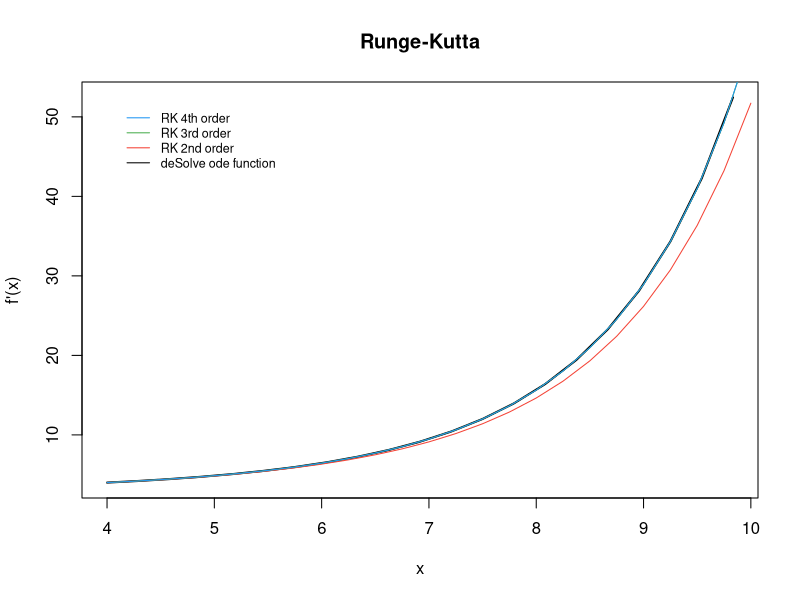
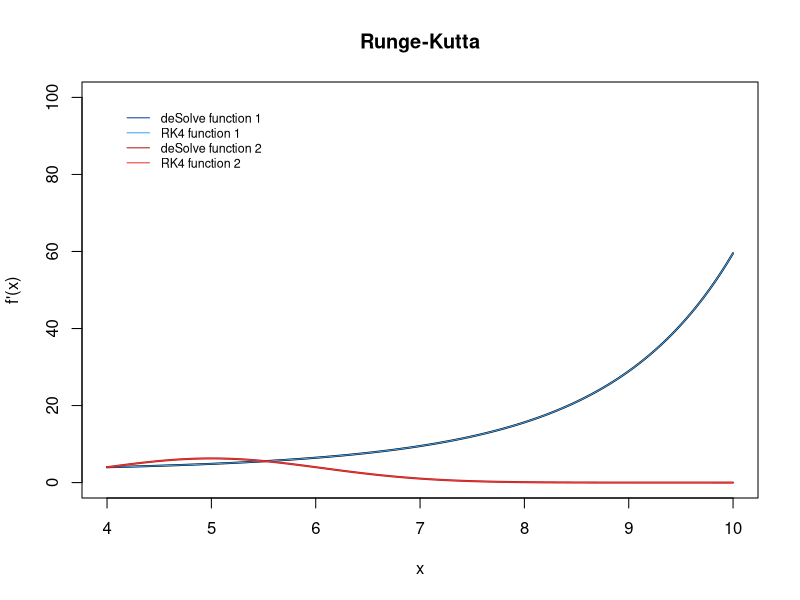
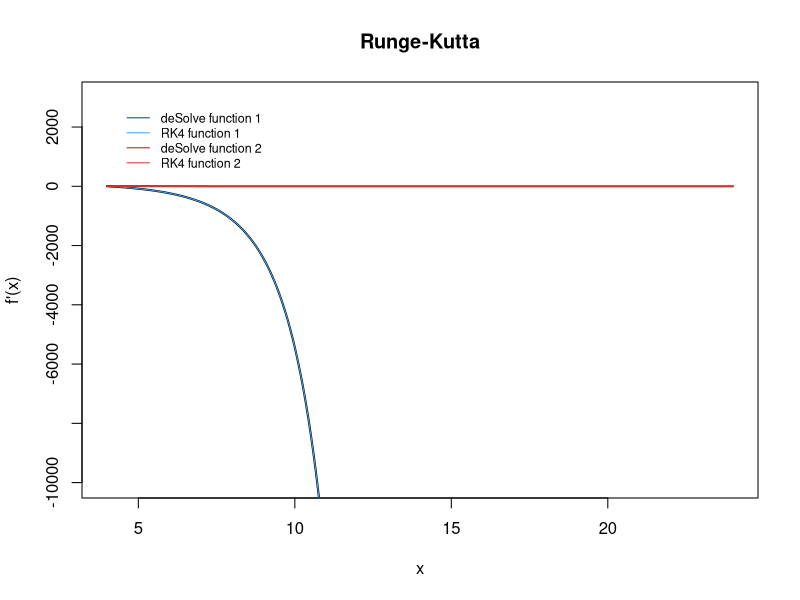
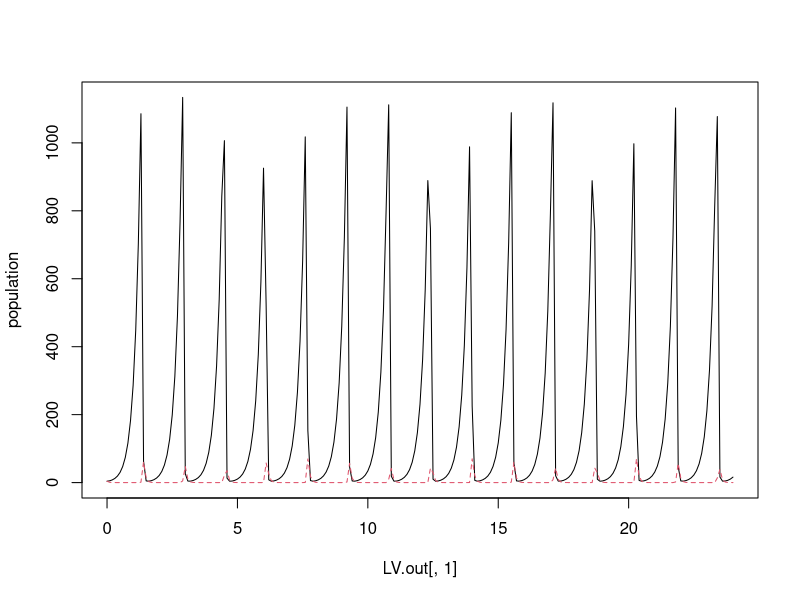
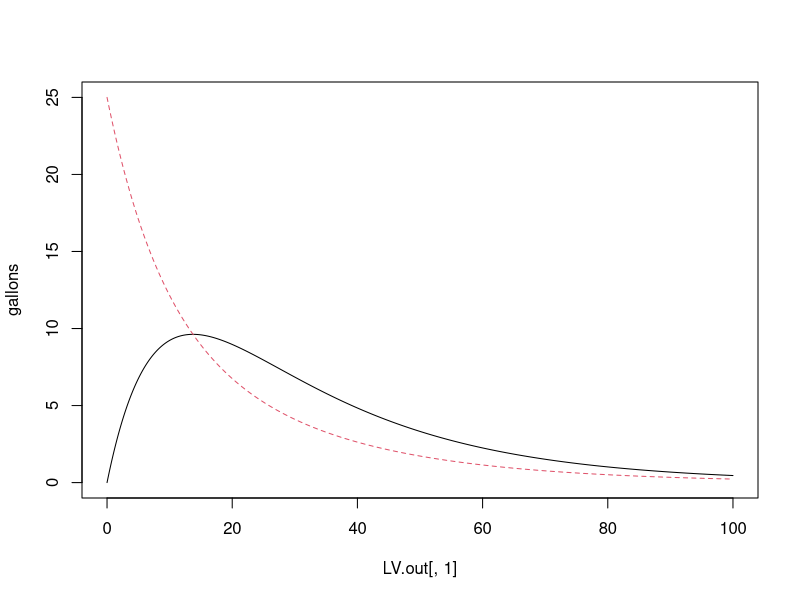

Recreate these plots in R, in order.
#*******************************************************************************
#* AUTHOR(S) :
#*     Bruno Gonzalez Soria          (A01169284)
#*     Antonio Osamu Katagiri Tanaka (A01212611)
#*
#* FILENAME :
#*     MidtermEvaluation.R
#*
#* DESCRIPTION :
#*     Simulations (Ene 19 Gpo 1)
#*     Midterm Evaluation
#*
#* NOTES :
#*     -
#*
#* START DATE :
#*     20 Mar 2019
#*******************************************************************************
################################################################################
# Second section (40 points)
# Algorithm Coding. All algorithms must be coded by yourself. The only libraries accepted for this part are the ones that already come with the R language. Do not use any package that already have the algorithm coded. Also, the code must be commented with the instructions to use your code and at least one function to demonstrate its functionality. It is recommended to do a flow chart to explain the logic of the algorithm.

#-------------------------------------------------------------------------------
#c) Runge-Kutta. The algorithm will receive an ODE, initial values for x and y, the step size and the upper bound. The output will be the plot of the second, third and fourth order RK approximations. To demonstrate the functionality of your code, use the analytical answer of the ODE to compare all the approximations (30 points)

# ----- CLEARING EVERYTHING ----

rm(list = ls(all = TRUE)) # Delete workspace
graphics.off() # Clear plots
cat("\014") # Clear console

# ----- ENTER YOUR INPUT ----

# ODE to be evaluated (enter it as a string):
funct = "-0.16*x + 0.08*x*y"
# Enter Y initial Value:
init_y = 4
# Enter X initial Value:
init_x = 4
# Enter Upper bound
upper_bound = 10
# Enter number of steps (the step size is going to be calculated calculated):
number_of_steps = 24 #length(init_x:upper_bound) * 2

# ------- THE PROGRAM ----

# Runge-Kutta - 2nd order
rungeKutta2 <- function(funct, x0, y0, x1, n) {
  f <- function(P, N) {
    return(eval(parse(text = funct), envir = list(x = P, y = N)))
  }
  
  vx <- double(n + 1)
  vy <- double(n + 1)
  vx[1] <- x <- x0
  vy[1] <- y <- y0
  h <- (x1 - x0) / n
  for (i in 1:n) {
    # from http://campus.usal.es/~mpg/Personales/PersonalMAGL/Docencia/MetNumTema4Teo(09-10).pdf
    k1 <- h * f(x, y)
    k2 <- h * f(x + 0.5 * h, y + 0.5 * k1)
    vx[i + 1] <- x <- x0 + i * h
    vy[i + 1] <- y <- y + (k1 + k2) / 2
  }
  return(cbind(vx, vy))
}

# -----

# Runge-Kutta - 3rd order
rungeKutta3 <- function(funct, x0, y0, x1, n) {
  f <- function(P, N) {
    return(eval(parse(text = funct), envir = list(x = P, y = N)))
  }
  
  vx <- double(n + 1)
  vy <- double(n + 1)
  vx[1] <- x <- x0
  vy[1] <- y <- y0
  h <- (x1 - x0) / n
  for (i in 1:n) {
    # from http://campus.usal.es/~mpg/Personales/PersonalMAGL/Docencia/MetNumTema4Teo(09-10).pdf
    k1 <- h * f(x, y)
    k2 <- h * f(x + 0.5 * h, y + 0.5 * k1)
    k3 <- h * f(x + h, y - k1 + 2 * k2)
    vx[i + 1] <- x <- x0 + i * h
    vy[i + 1] <- y <- y + (k1 + 4 * k2 + k3) / 6
  }
  return(cbind(vx, vy))
}

# -----

# Runge-Kutta - 4th order
rungeKutta4 <- function(funct, x0, y0, x1, n) {
  f <- function(P, N) {
    return(eval(parse(text = funct), envir = list(x = P, y = N)))
  }
  
  vx <- double(n + 1)
  vy <- double(n + 1)
  vx[1] <- x <- x0
  vy[1] <- y <- y0
  h <- (x1 - x0) / n
  for (i in 1:n) {
    # from http://campus.usal.es/~mpg/Personales/PersonalMAGL/Docencia/MetNumTema4Teo(09-10).pdf
    k1 <- h * f(x, y)
    k2 <- h * f(x + 0.5 * h, y + 0.5 * k1)
    k3 <- h * f(x + 0.5 * h, y + 0.5 * k2)
    k4 <- h * f(x + h, y + k3)
    vx[i + 1] <- x <- x0 + i * h
    vy[i + 1] <- y <- y + (k1 + 2 * k2 + 2 * k3 + k4) / 6
  }
  return(cbind(vx, vy))
}

# ----- VALIDATING RESULTS ----

library (deSolve)
RKPlot <- function(func, x0, y0, x1, n) {
  # Plot of the second, third and fourth order RK approximations
  #
  # Parameters
  # ----------
  # func : string
  # ODE function of two variabless
  # x0, y0 : numeric
  # initial values
  # x1 : numeric
  # upper bound
  # n : numeric
  # number of steps
  #
  # Returns
  # -------
  # void
  
  # Calculate aproxminations
  rk2 = rungeKutta2(func, x0, y0, x1, n)
  rk3 = rungeKutta3(func, x0, y0, x1, n)
  rk4 = rungeKutta4(func, x0, y0, x1, n)
  
  x2 <- rk2[, 1]
  y2 <- rk2[, 2]
  
  x3 <- rk3[, 1]
  y3 <- rk3[, 2]
  
  x4 <- rk4[, 1]
  y4 <- rk4[, 2]
  
  # Compute analytical answer of the ODE to compare all the approximations
  model <- function(x, y, parms) {
    with(as.list(c(y, parms)), {
      dy = eval(parse(text = funct), envir = list(x, y))#2*x^3 + y
      list(dy)
    })
  }
  y <- c(y = init_y)
  parms <- c()
  x <-
    seq(init_x,
        upper_bound,
        length(init_x:upper_bound) / number_of_steps)
  out <- ode(y, times = x, model, parms)
  
  # Plot
  plot(
    out,
    xlab = "x",
    ylab = "f'(x)",
    type = "l",
    main = ' Runge-Kutta ',
    col = "black",
    lwd = 2
  )
  
  lines(x2, y2, col = "#f44336")
  lines(x3, y3, col = "#4caf50")
  lines(x4, y4, col = "#2196f3")
  
  legend(
    'topleft',
    inset = .05,
    legend = c(
      "RK 4th order",
      "RK 3rd order",
      "RK 2nd order",
      "deSolve ode function"
    ),
    col = c('#2196f3', '#4caf50', '#f44336', 'black'),
    lwd = c(1),
    bty = 'n',
    cex = .75
  )
}

# -----

# Calling the function for the solution:
RKPlot(funct, init_x, init_y, upper_bound, number_of_steps)

#-------------------------------------------------------------------------------
#d) Coupled Runge-Kutta. Modify the fourth order RK algorithm to receive two ODEs. The output will be the plot of both ODEs approximations. (10 points)
    
        # ENTER YOUR INPUT #
# ODEs to be evaluated (enter it as a string):
funct_1 = "-0.16*x + 0.08*x*y"
funct_2 = "4.5*y - 0.9*x*y"
# Enter Y initial Value:
init_y = 4
# Enter X initial Value:
init_x = 4
# Enter Upper bound
upper_bound = 10
# Enter number of steps (the step size is going to be calculated calculated):
number_of_steps = 1000

# ------- THE PROGRAM ----
library (deSolve)
runge.kutta <- function(funct, initial, x){
  f <- function(P, N) {
    return(eval(parse(text = funct), envir = list(x = P, y = N)))
  }
  
  if(!is.function(f))stop("f must be a function")
  if(!is.numeric(initial)||length(initial)!=1)stop("initial must be a scalar")
  if(!is.vector(x,mode="numeric"))stop("x must be a numeric vector")
  y <- initial
  for(i in 1:(length(x)-1)){
    stepsize <- x[i+1]-x[i]
    f1 <- stepsize*f(y[i],x[i])
    f2 <- stepsize*f(y[i]+f1/2,x[i]+stepsize/2)
    f3 <- stepsize*f(y[i]+f2/2,x[i]+stepsize/2)
    f4 <- stepsize*f(y[i]+f3,x[i]+stepsize)
    y <- c(y,y[i]+(f1+2*f2+2*f3+f4)/6)}
  y
}

RKPlot2 <-
  function(func_1,
           func_2,
           x0,
           y0,
           x1,
           n,
           plot_ymin,
           plot_ymax) {
    # Plot of the second, third and fourth order RK approximations
    #
    # Parameters
    # ----------
    # func : string
    # ODE function of two variabless
    # x0, y0 : numeric
    # initial values
    # x1 : numeric
    # upper bound
    # n : numeric
    # number of steps
    # plot_ymin, plot_ymax : numeric
    # set the plot y-axis range
    #
    # Returns
    # -------
    # void
    
    # Calculate aproxminations
    rk4_1 = rungeKutta4(func_1, x0, y0, x1, n)
    rk4_2 = rungeKutta4(func_2, x0, y0, x1, n)
    
    x4_1 <- rk4_1[, 1]
    y4_1 <- rk4_1[, 2]
    
    x4_2 <- rk4_2[, 1]
    y4_2 <- rk4_2[, 2]
    
    # Compute analytical answer of the ODE approximations
    
    model_1 <- function(x, y, parms) {
      with(as.list(c(y, parms)), {
        dy = eval(parse(text = funct_1), envir = list(x, y))#2*x^3 + y
        list(dy)
      })
    }
    y <- c(y = init_y)
    parms <- c()
    x <-
      seq(init_x,
          upper_bound,
          length(init_x:upper_bound) / number_of_steps)
    out_1 <- ode(y, times = x, model_1, parms)
    
    model_2 <- function(x, y, parms) {
      with(as.list(c(y, parms)), {
        dy = eval(parse(text = funct_2), envir = list(x, y))#2*x^3 + y
        list(dy)
      })
    }
    y <- c(y = init_y)
    parms <- c()
    x <-
      seq(init_x,
          upper_bound,
          length(init_x:upper_bound) / number_of_steps)
    out_2 <- ode(y, times = x, model_2, parms)
    
    ### Plot
    
    # deSolve function 1
    plot(
      out_1,
      xlab = "x",
      ylab = "f'(x)",
      type = "l",
      main = ' Runge-Kutta ',
      col = "black",
      lwd = 2,
      ylim=c(plot_ymin,plot_ymax)
    )
    
    # RK4 function 1
    lines(x4_1, y4_1, col = "#42a5f5") # blue lighten-1
    
    # deSolve function 2
    lines(out_2, col = "#b71c1c", lwd = 2) # blue lighten-1
    
    # RK4 function 2
    lines(x4_2, y4_2, col = "#e53935") # red darken-1
    
    legend(
      'topleft',
      inset = .05,
      legend = c(
        "deSolve function 1",
        "RK4 function 1",
        "deSolve function 2",
        "RK4 function 2"
      ),
      col = c('#0d47a1', '#42a5f5', '#b71c1c', '#e53935'),
      lwd = c(1),
      bty = 'n',
      cex = .75
    )
  }

# -----

# dx_1/dt = -(2/25)x_1 + (1/50)x_2
# dx_2/dt =  (2/25)x_1 - (2/25)x_2

# Calling the function for the solution:
RKPlot2(funct_1,
        funct_2,
        init_x,
        init_y,
        upper_bound,
        number_of_steps,
        -0,
        100)

################################################################################
# Third Section (60 points)
# Applied Computing. In this section you will use your fourth-order coupled Runge-Kutta algorithm code to solve different problems. Compare your answers with the "ode" function from the "deSolve" R package. Plot your answer vs the deSolve answer. Justify if the problem is stiff or not, the chosen step size, and the time units that the step size represent (seconds, minutes, hours, days, etc).

#-------------------------------------------------------------------------------
# c) Lotka-Volterra equations / predator-prey equations. The following ODEs describe the interaction between foxes and bunnies.
#
# dx/dt = -16x + 0.08xy
# dy/dt = 4.5y - 0.9xy
#
# At the start of the model there are 4 foxes and 4 bunnies. Choose the best step size to model the first 2 years of the ecosystem (30 points)

#-------------------------------------------------------------------------------
# OUR ANSWER

# ODEs to be evaluated (provided by the problem):
funct_1 = "-16*x + 0.08*x*y"
funct_2 = "4.5*y - 0.9*x*y"
# Enter Y initial Value:
init_y = 4
# Enter X initial Value:
init_x = 4
# Enter Upper bound
upper_bound = 24 # 2 yrs = 24 months
# Enter number of steps (the step size is going to be calculated calculated):
number_of_steps = 1700
 
# Calling the function for the solution:
RKPlot2(funct_1,
        funct_2,
        init_x,
        init_y,
        upper_bound,
        number_of_steps,
        -10000,
        3000)

#-------------------------------------------------------------------------------
# THE deSolve ANSWER

library(deSolve)
library(lattice)

# P -> x ; N -> y

predpreyLV <- function(t, y, p) {
  N <- y[1]
  P <- y[2]
  with(as.list(p), {
    dNdt <- c * N - d * P * N
    dPdt <- -a * P + b * P * N
    return(list(c(dNdt, dPdt)))
  })
}

a <- 16
b <- 0.08
c <- 4.5
d <- 0.9

p <- c(a = a,
       b = b,
       c = c,
       d = d)
y0 <- c(N = 4, P = 4)
times <- seq(0, 24, 0.1)
LV.out <- ode(y = y0, times, predpreyLV, p)

matplot(LV.out[, 1], LV.out[, 2:3], type = "l", ylab = "population")

#-------------------------------------------------------------------------------
# d) Coupled water tanks. Two water tanks are joined as depicted in the Figure 1. The model that describes the water flow from one tank to the other [gallon/minute] is given by the following ODEs:
#
# dx_1/dt = -(2/25)x_1 + (1/50)x_2
# dx_2/dt =  (2/25)x_1 - (2/25)x_2
#
# Choose the best step size to model the first 60 minutes. Assume that the first tank has 25 gallons and the second tank is empty before the h2 door is opened. (30 points)

#-------------------------------------------------------------------------------
# OUR ANSWER

# # ODEs to be evaluated (enter it as a string):
# funct_1 = "-(2/25)*x + (1/50)*y"
# funct_2 = "(2/25)*x - (2/25)*y"
# # Enter Y initial Value:
# init_y = 25
# # Enter X initial Value:
# init_x = 0
# # Enter Upper bound
# upper_bound = 60 # minutes
# # Enter number of steps (the step size is going to be calculated calculated):
# number_of_steps = 10
# 
# # Calling the function for the solution:
# RKPlot2(funct_1,
#         funct_2,
#         init_x,
#         init_y,
#         upper_bound,
#         number_of_steps,
#         -150,
#         65)

#-------------------------------------------------------------------------------
# THE deSolve ANSWER

library(deSolve)
library(lattice)

# P -> x ; N -> y

watertanksLV <- function(t, y, p) {
  N <- y[1]
  P <- y[2]
  with(as.list(p), {
    dNdt <- c * P - d * N
    dPdt <- -a * P + b * N
    return(list(c(dNdt, dPdt)))
  })
}

a <- (2 / 25)
b <- (1 / 50)
c <- (2 / 25)
d <- (2 / 25)

p <- c(a = a,
       b = b,
       c = c,
       d = d)
y0 <- c(N = 0, P = 25)
times <- seq(0, 100, 0.1)
LV.out <- ode(y = y0, times, watertanksLV, p)

matplot(LV.out[, 1], LV.out[, 2:3], type = "l", ylab = "gallons")
